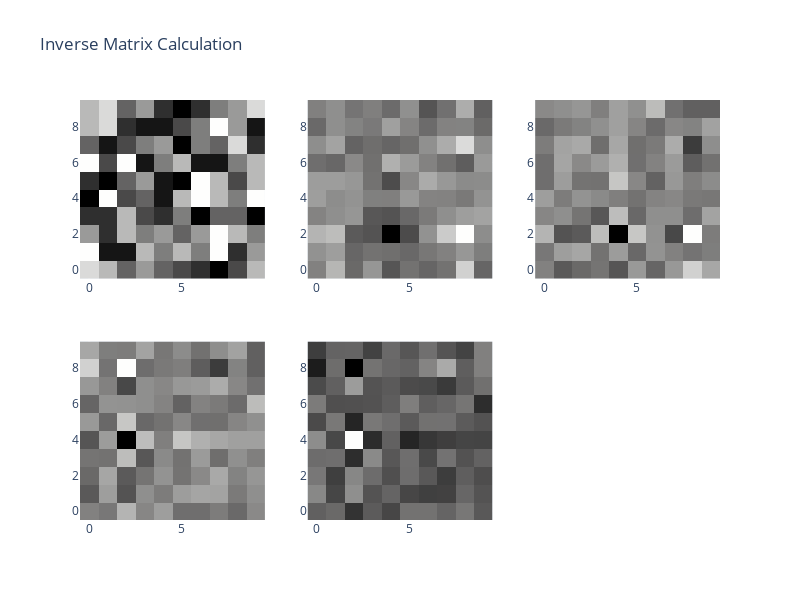
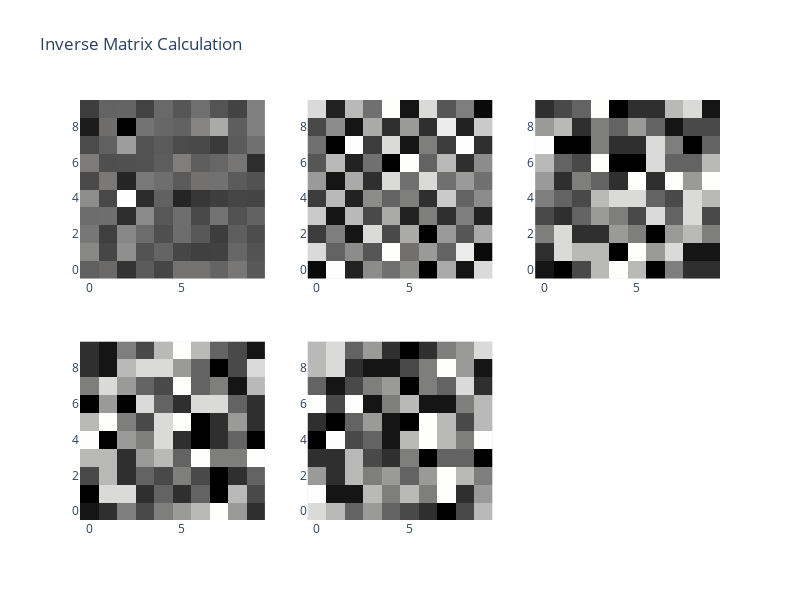

Notebook cell for these charts, in order:
### Markdown cell above
# Exercise 8-2.
> Implement the full algorithm described in “Inverting Any Square Full-Rank Matrix” on page 134 and reproduce Figure 8-3. Of course, your matrices will look different from Figure 8-3 because of random numbers, although the grid and identity matrices will be the same.

### Code cell
def get_inverse (mat : np.ndarray, plot : bool = True) -> np.ndarray:
    
    # minors matrix 
    minors = np.zeros_like(mat)
    for i in range(mat.shape[0]):
        for j in range(mat.shape[1]):
            minors[i,j] = np.linalg.det(mat[np.arange(mat.shape[0])!=i][:,np.arange(mat.shape[1])!=j])

    # cofactor matrix
    cofactor = np.zeros_like(mat)
    for i in range(mat.shape[0]):
        for j in range(mat.shape[1]):
            cofactor[i,j] = (-1)**(i+j) * minors[i,j]

    # adjugate matrix
    adjugate = cofactor.T

    # determinant
    det = np.linalg.det(mat)

    # inverse matrix
    inv = adjugate / det

    if plot:
        fig = make_subplots(rows=2, cols=3, start_cell="top-left")

        fig.add_trace(go.Heatmap
            (z = mat, colorscale='gray', showscale=False),
            row=1, col=1
        )
        fig.add_trace(go.Heatmap
            (z = minors, colorscale='gray', showscale=False),
            row=1, col=2
        )
        fig.add_trace(go.Heatmap
            (z = cofactor, colorscale='gray', showscale=False),
            row=1, col=3
        )
        fig.add_trace(go.Heatmap
            (z = adjugate, colorscale='gray', showscale=False),
            row=2, col=1
        )
        fig.add_trace(go.Heatmap
            (z = inv, colorscale='gray', showscale=False),
            row=2, col=2
        )

        fig.update_layout(height=600, width=800, title_text="Inverse Matrix Calculation")
        fig.show()

    return inv


A = np.random.randint(0, 10, (10, 10))
A_inv_ = get_inverse(A)
A_inv_inv = get_inverse(A_inv_)


# check if the inverse of the inverse almost equals the original matrix

if np.absolute(A_inv_inv - A).max() < 1e-6:
    print(f"{grn_bck}The inverse of the inverse almost equals the original matrix{res}")
else:

    print(f"{red}The inverse of the inverse does not equal the original matrix{res}")
